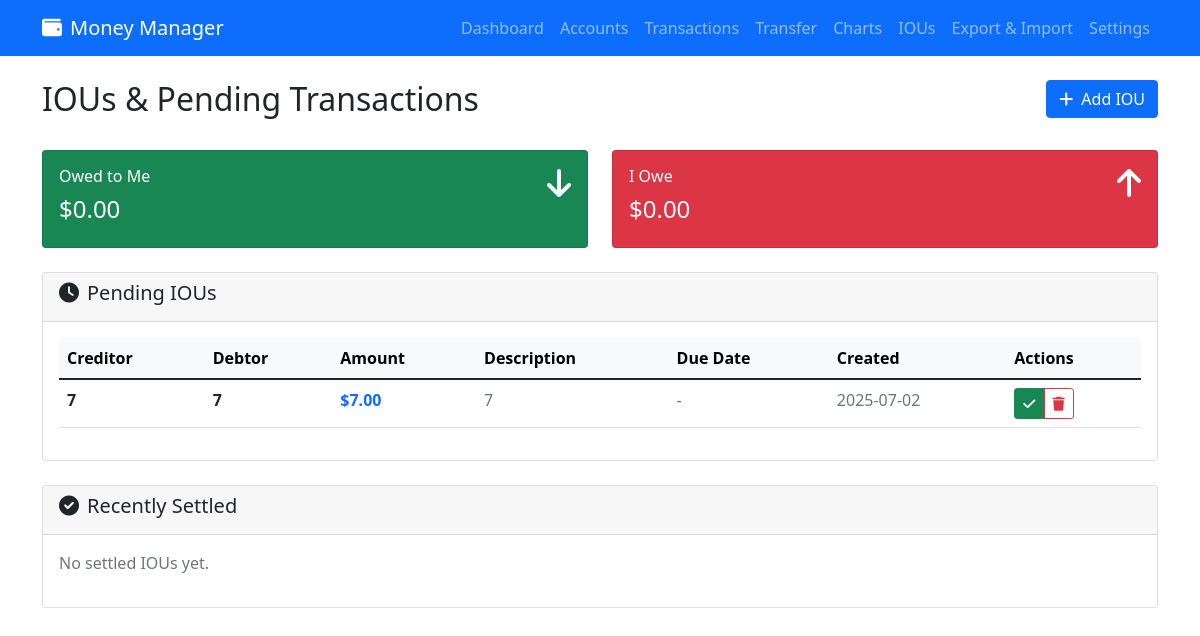
Page /ious on the committed database.
### tables this page shows
CREATE TABLE ious (
                id INTEGER PRIMARY KEY AUTOINCREMENT,
                creditor_name TEXT NOT NULL,
                debtor_name TEXT NOT NULL,
                amount DECIMAL(10, 2) NOT NULL,
                description TEXT,
                due_date DATE,
                status TEXT DEFAULT 'pending' CHECK(status IN ('pending', 'partially_paid', 'paid', 'cancelled')),
                created_date DATE DEFAULT CURRENT_DATE,
                settled_date DATE,
                notes TEXT
            , payment_identifier TEXT);

### app.py (the view)
@app.route('/ious')
def ious():
    try:
        pending_ious = database.get_ious('pending')  # This now includes partially_paid
        paid_ious = database.get_ious('paid')
        accounts = database.get_accounts()
        total_owed_to_me = sum(iou['remaining_balance'] for iou in pending_ious if iou['creditor_name'].lower() == 'me')
        total_i_owe = sum(iou['remaining_balance'] for iou in pending_ious if iou['debtor_name'].lower() == 'me')
        return render_template('ious.html',
                             pending_ious=pending_ious,
                             paid_ious=paid_ious,
                             accounts=accounts,
                             total_owed_to_me=total_owed_to_me,
                             total_i_owe=total_i_owe)
    except Exception as e:
        app.logger.error(f"Error loading IOUs: {e}", exc_info=True)
        flash('Error loading IOUs. Please try again.', 'error')
        return redirect(url_for('index'))

### app.py (called while the page is built)
@app.context_processor
def utility_processor():
    return dict(moment=datetime)

### database.py (called while the page is built)
def get_db_connection():
    conn = sqlite3.connect(DATABASE, timeout=30)  # Increased timeout
    conn.row_factory = sqlite3.Row
    conn.execute('PRAGMA busy_timeout = 10000')  # 10 second busy timeout
    conn.execute('PRAGMA journal_mode = WAL')     # Enable WAL mode for better concurrency
    return conn

def get_accounts(active_only: bool = True) -> List[Dict[str, Any]]:
    conn = get_db_connection()
    try:
        if active_only:
            accounts = conn.execute(
                'SELECT * FROM accounts WHERE is_active = 1 ORDER BY name'
            ).fetchall()
        else:
            accounts = conn.execute(
                'SELECT * FROM accounts ORDER BY name'
            ).fetchall()
        return [dict(account) for account in accounts]
    except sqlite3.Error as e:
        logger.error(f"Failed to retrieve accounts: {e}")
        return []
    finally:
        conn.close()

def get_iou_remaining_balance(iou_id: int) -> float:
    conn = get_db_connection()
    try:
        iou = conn.execute('SELECT amount FROM ious WHERE id = ?', (iou_id,)).fetchone()
        if not iou:
            return 0.0
        original_amount = float(iou[0])
        payments_result = conn.execute('''
            SELECT COALESCE(SUM(payment_amount), 0) as total_paid
            FROM iou_payments
            WHERE iou_id = ?
        ''', (iou_id,)).fetchone()
        total_paid = float(payments_result[0]) if payments_result else 0.0
        remaining = original_amount - total_paid
        return max(0.0, remaining)  # Ensure non-negative
    except sqlite3.Error as e:
        logger.error(f"Failed to calculate remaining balance: {e}")
        return 0.0
    finally:
        conn.close()

### templates/ious.html (shortened to what this page needs)
{% extends "base.html" %}
{% block content %}
<div class="row mb-4">
    <div class="col-md-8">
        <h2>IOUs & Pending Transactions</h2>
    </div>
    <div class="col-md-4 text-end">
        <button class="btn btn-primary" data-bs-toggle="modal" data-bs-target="#addIOUModal">
            <i class="fas fa-plus me-2"></i>Add IOU
        </button>
    </div>
</div>
<div class="row mb-4">
    <div class="col-md-6">
        <div class="card bg-success text-white">
            <div class="card-body">
                <div class="d-flex justify-content-between">
                    <div>
                        <h6 class="card-title">Owed to Me</h6>
                        <h4>${{ "%.2f"|format(total_owed_to_me) }}</h4>
                    </div>
                    <i class="fas fa-arrow-down fa-2x"></i>
                </div>
            </div>
        </div>
    </div>
    <div class="col-md-6">
        <div class="card bg-danger text-white">
            <div class="card-body">
                <div class="d-flex justify-content-between">
                    <div>
                        <h6 class="card-title">I Owe</h6>
                        <h4>${{ "%.2f"|format(total_i_owe) }}</h4>
                    </div>
                    <i class="fas fa-arrow-up fa-2x"></i>
                </div>
            </div>
        </div>
    </div>
</div>
<div class="card mb-4">
    <div class="card-header">
        <h5><i class="fas fa-clock me-2"></i>Pending IOUs</h5>
    </div>
    <div class="card-body">
        {% if pending_ious %}
        <div class="table-responsive">
            <table class="table table-hover">
                <thead class="table-light">
                    <tr>
                        <th>Creditor</th>
                        <th>Debtor</th>
                        <th>Amount</th>
                        <th>Description</th>
                        <th>Due Date</th>
                        <th>Created</th>
                        <th>Actions</th>
                    </tr>
                </thead>
                <tbody>
                    {% for iou in pending_ious %}
                    <tr>
                        <td>
                            <div class="d-flex align-items-center">
                                <strong>{{ iou.creditor_name }}</strong>
                            </div>
                        </td>
                        <td>
                            <div class="d-flex align-items-center">
                                <strong>{{ iou.debtor_name }}</strong>
                            </div>
                        </td>
                        <td>
                            <div>
                                <strong class="text-primary fs-6">${{ "%.2f"|format(iou.amount) }}</strong>
                            </div>
                        </td>
                        <td>
                            <span class="text-muted">{{ iou.description or '-' }}</span>
                        </td>
                        <td>
                            {% if iou.due_date %}
                            <div>
                                {{ iou.due_date }}
                                {% if iou.due_date < moment.now().strftime('%Y-%m-%d') %}
                                <br><span class="badge bg-warning">Overdue</span>
                                {% endif %}
                            </div>
                            {% else %}
                            <span class="text-muted">-</span>
                            {% endif %}
                        </td>
                        <td>
                            <span class="text-muted">{{ iou.created_date or '-' }}</span>
                        </td>
                            <td>
                                <div class="btn-group" role="group">
                                    <button class="btn btn-sm btn-success settle-btn"
                                            data-iou-id="{{ iou.id }}"
                                            data-creditor="{{ iou.creditor_name }}"
                                            data-debtor="{{ iou.debtor_name }}"
                                            data-amount="{{ iou.amount }}"
                                            data-remaining="{{ iou.remaining_balance or iou.amount }}"
                                            title="Make Payment">
                                        <i class="fas fa-{{ 'check' if iou.status == 'pending' else 'coins' }}"></i>
                                    </button>
                                    <button class="btn btn-sm btn-outline-danger delete-iou-btn"
                                            data-iou-id="{{ iou.id }}"
                                            data-creditor="{{ iou.creditor_name }}"
                                            data-debtor="{{ iou.debtor_name }}"
                                            data-amount="{{ iou.amount }}"
                                            data-status="{{ iou.status }}"
                                            data-description="{{ iou.description or '' }}"
                                            title="Delete IOU">
                                        <i class="fas fa-trash"></i>
                                    </button>
                                </div>
                            </td>
                    </tr>
                    {% endfor %}
                </tbody>
            </table>
        </div>
        {% endif %}
    </div>
</div>
<div class="card">
    <div class="card-header">
        <h5><i class="fas fa-check-circle me-2"></i>Recently Settled</h5>
    </div>
    <div class="card-body">
        {% if paid_ious %}
        <div class="table-responsive">
            <table class="table table-sm">
                <thead>
                    <tr>
                        <th>Creditor</th>
                        <th>Debtor</th>
                        <th>Amount</th>
                        <th>Description</th>
                        <th>Settled Date</th>
                        <th>Actions</th>
                    </tr>
                </thead>
                <tbody>
                    {% for iou in paid_ious[:10] %}
                    <tr>
                        <td>{{ iou.creditor_name }}</td>
                        <td>{{ iou.debtor_name }}</td>
                        <td>${{ "%.2f"|format(iou.amount) }}</td>
                        <td>{{ iou.description or '-' }}</td>
                        <td>{{ iou.settled_date }}</td>
                        <td>
                            <button class="btn btn-sm btn-outline-danger delete-iou-btn"
                                    data-iou-id="{{ iou.id }}"
                                    data-creditor="{{ iou.creditor_name }}"
                                    data-debtor="{{ iou.debtor_name }}"
                                    data-amount="{{ iou.amount }}"
                                    data-status="{{ iou.status }}"
                                    data-description="{{ iou.description or '' }}"
                                    title="Delete Settled IOU">
                                <i class="fas fa-trash"></i>
                            </button>
                        </td>
                    </tr>
                    {% endfor %}
                </tbody>
            </table>
        </div>
        {% else %}
        <p class="text-muted">No settled IOUs yet.</p>
        {% endif %}
    </div>
</div>
{% endblock %}

### rows in the picture
ious: creditor_name "7", debtor_name "7", amount "7.00", description "7", created_date "2025-07-02"

### other values in the picture
{{ "%.2f"|format(total_owed_to_me) }} "0.00"
{{ "%.2f"|format(total_i_owe) }} "0.00"
